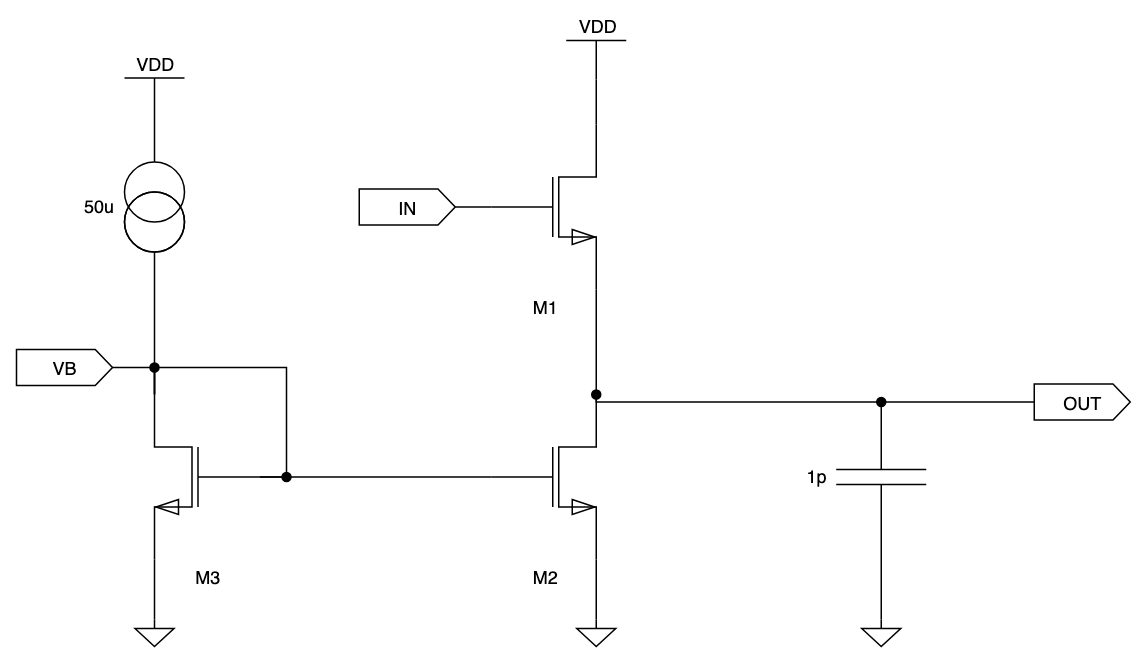
#> input picture api-server/benchmark/frozen-v2/source-follower/before.png, 1143 x 659 px
$ python -i normalize.py   (imports and definitions only)
#> lines starting #> are read from the running program, lines starting #| are printed output that depends on the picture; after the words box and inside, x2 and y2 are one past the last pixel; in counts of white or black regions, pixels touching at a corner belong together
"""normalize.py — the SAME normalisation for published scans and our renders,
so that the DVD-trained judge sees layout, not style (Eric's condition (a)).

grayscale -> Otsu binarisation -> crop to the ink bounding box (+2 % margin)
-> fit into SIZE x SIZE on white, aspect kept -> 1-bit PNG.
PIL + numpy only (works in the RAG venv and in the system python)."""
import numpy as np
from PIL import Image

SIZE = 256


def otsu(g):
    hist = np.bincount(g.ravel(), minlength=256).astype(float)
    p = hist / hist.sum()
    omega, mu = np.cumsum(p), np.cumsum(p * np.arange(256))
    with np.errstate(divide='ignore', invalid='ignore'):
        s = (mu[-1] * omega - mu) ** 2 / (omega * (1 - omega))
    return int(np.nanargmax(s))


def strip_text(ink, frac=0.03):
    """Remove TEXT on both sides (labels, values, captions, figure numbers):
    every connected ink component whose bounding box is small next to the
    drawing (max side < frac x the larger image side) is a glyph, a dot or a
    digit, not a wire or a symbol. The judge must not learn "there is text" or
    a font (orchestrator's condition). Needs scipy; run with the system python."""
    from scipy import ndimage
    lab, n = ndimage.label(ink, structure=np.ones((3, 3)))
    if n == 0:
        return ink
    lim = frac * max(ink.shape)
    sl = ndimage.find_objects(lab)
    keep = np.zeros(n + 1, dtype=bool)
    for i, s in enumerate(sl, start=1):
        if s is not None and max(s[0].stop - s[0].start, s[1].stop - s[1].start) >= lim:
            keep[i] = True
    return keep[lab]


def normalize(img, size=SIZE, text=False):
    g = np.asarray(img.convert('L'), dtype=np.uint8)
    t = otsu(g)
    ink = g < t
    if not text:
        ink = strip_text(ink)
    ys, xs = np.nonzero(ink)
    if len(xs) == 0:
        return None
    y0, y1, x0, x1 = ys.min(), ys.max(), xs.min(), xs.max()
    h, w = y1 - y0 + 1, x1 - x0 + 1
    m = int(0.02 * max(h, w)) + 1
    crop = np.ones((h + 2 * m, w + 2 * m), dtype=np.uint8) * 255
    crop[m:m + h, m:m + w] = np.where(ink[y0:y1 + 1, x0:x1 + 1], 0, 255)
    im = Image.fromarray(crop)
    s = size / max(im.size)
    # BOX average then a HIGH threshold: any ink in a block stays black — a
    # 1-px wire averaged by LANCZOS and cut at 160 vanished (only dots left)
    im = im.resize((max(1, round(im.size[0] * s)), max(1, round(im.size[1] * s))), Image.BOX)
    out = Image.new('L', (size, size), 255)
    out.paste(im, ((size - im.size[0]) // 2, (size - im.size[1]) // 2))
    return out.point(lambda v: 0 if v < 245 else 255).convert('1')

>>> from PIL import Image
>>> picture = Image.open('../../benchmark/frozen-v2/source-follower/before.png')
#> picture is the input picture: PIL image 1143x659 RGB; min 0, max 255, mean 252
>>> result = normalize(picture)
#> in otsu, `hist = np.bincount(g.ravel(), minlength=256).astype(float)`: hist = 256 values, max 739719 at index 255, min 1 at index 48, mean 2942.3
#> in otsu, `p = hist / hist.sum()`: p = 256 values, max 0.982 at index 255, min 1.33e-06 at index 48, mean 0.00391
#> in otsu, `omega, mu = np.cumsum(p), np.cumsum(p * np.arange(256))`: omega = 256 values from 0.00463 to 1; mu = 256 values from 0 to 252
#> in normalize, `t = otsu(g)`: t = 150
#> in normalize, `ink = g < t`:
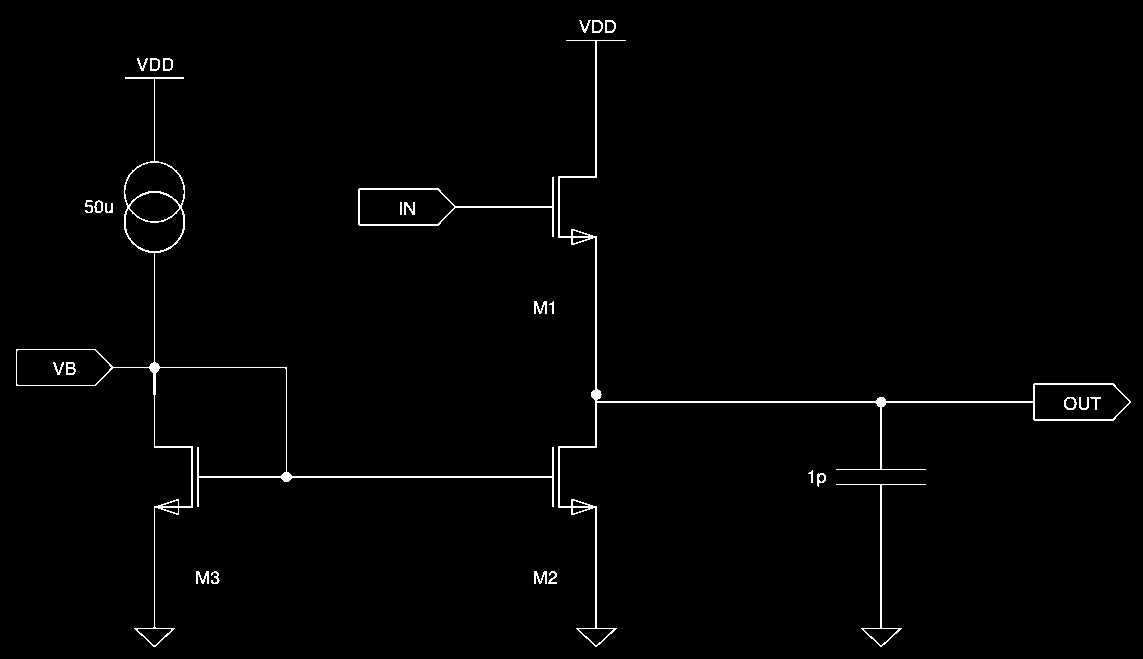
#> ink: shape (659, 1143) bool; 1.3% white in thin lines or dots
#> in strip_text, `lab, n = ndimage.label(ink, structure=np.ones((3, 3)))`:
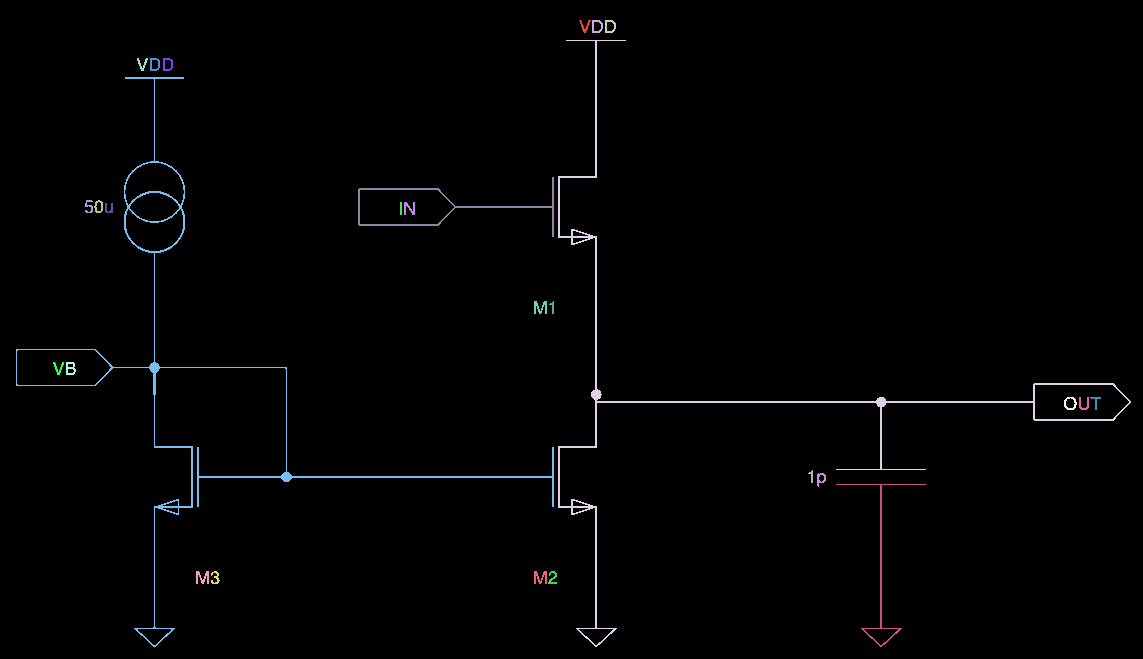
#> lab: shape (659, 1143) int32; 29 distinct labels, from 0 to 28; one colour per label, 0 black
#> in strip_text, `lab, n = ndimage.label(ink, structure=np.ones((3, 3)))`: n = 28
#> in strip_text, `sl = ndimage.find_objects(lab)`: sl = 28 items
#> the loop in strip_text, `for i, s in enumerate(sl, start=1):` made 28 passes
#> in strip_text, `return keep[lab]`:
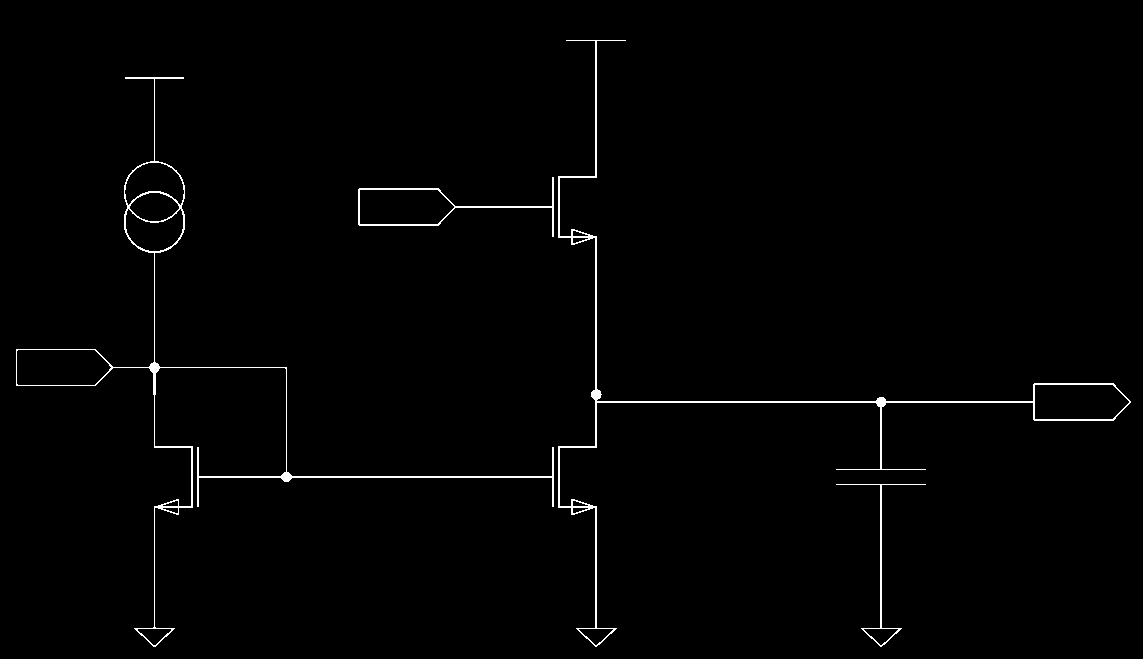
#> returned value: shape (659, 1143) bool; 1.1% white in thin lines or dots, all inside (x1, y1, x2, y2) = (16, 40, 1131, 647)
#> in normalize, `ys, xs = np.nonzero(ink)`: ys = 8122 values from 40 to 646; xs = 8122 values, max 1130 at index 4177, min 16 at index 2659, mean 503.8
#> in normalize, `y0, y1, x0, x1 = ys.min(), ys.max(), xs.min(), xs.max()`: y0 = 40; y1 = 646; x0 = 16; x1 = 1130
#> in normalize, `h, w = y1 - y0 + 1, x1 - x0 + 1`: h = 607; w = 1115
#> in normalize, `m = int(0.02 * max(h, w)) + 1`: m = 23
#> in normalize, `crop[m:m + h, m:m + w] = np.where(ink[y0:y1 + 1, x0:x1 + 1], 0, 255)`:
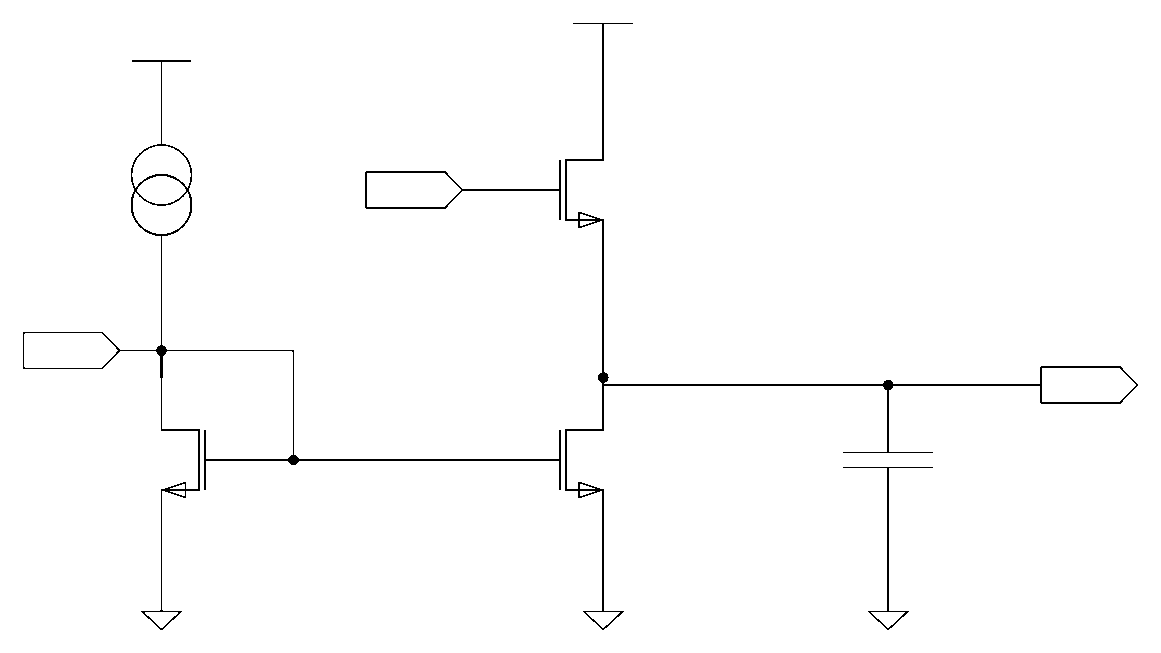
#> crop: shape (653, 1161); 98.9% white; black in thin lines or dots, all inside (x1, y1, x2, y2) = (23, 23, 1138, 630)
#> in normalize, `im = im.resize((max(1, round(im.size[0] * s)), max(1, round(im.size[1]..`:
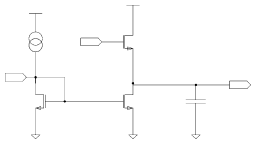
#> im: PIL image 256x144 L; min 0, max 255, mean 252.3
#> in normalize, `out = Image.new('L', (size, size), 255)`: out: PIL image 256x256 L; every value is 255
#> in normalize, `out.paste(im, ((size - im.size[0]) // 2, (size - im.size[1]) // 2))`:
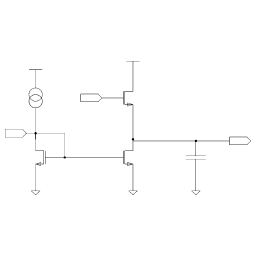
#> out: PIL image 256x256 L; min 0, max 255, mean 253.5
#> in normalize, `return out.point(lambda v: 0 if v < 245 else 255).convert('1')`:
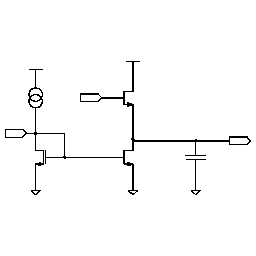
#> returned value: PIL image 256x256 1; 97.9% white; black in thin lines or dots, all inside (x1, y1, x2, y2) = (5, 61, 251, 195)
